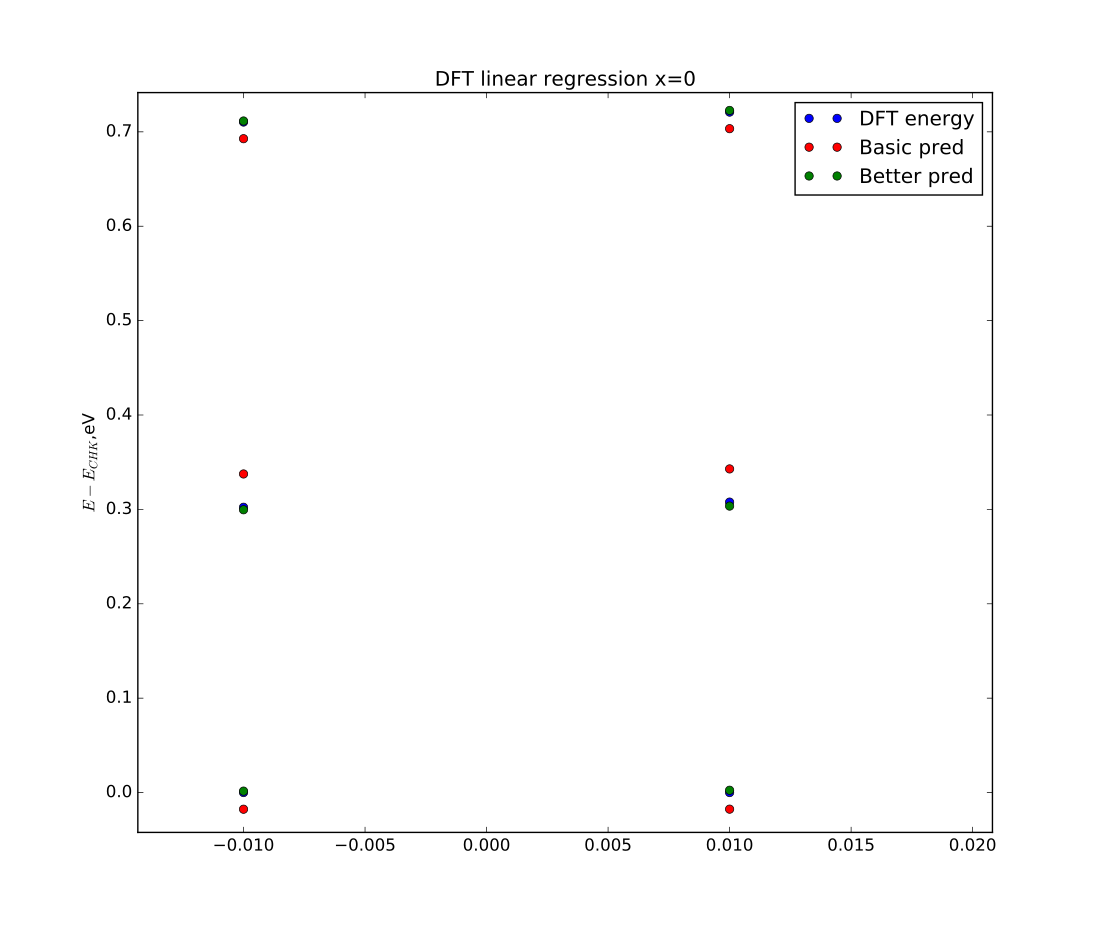

Here is the Python script that generated this plot:
import numpy as np 
import pandas as pd
from sklearn import datasets, linear_model
import matplotlib.pyplot as plt 
from sklearn.metrics import mean_squared_error, r2_score

def ECHK(s):
  return -4*s*(s+1)
def ECOL(s):
  return 2*s*(2*s+1)-4*s*(s+1)
def EFM(s):
  return 2*2*s*(2*s+1)-4*s*(s+1)

S_PBE0=[0.5853661,0.6442761,0.7176682]
S_HSE=[0.5788231,0.6385404,0.7131834]
X_basic=np.array([-3,-1,1]) #If it were spin-1/2 on each atom; undoped CHK, COL/FLP, FM
X_PBE0=np.array([ECHK(S_PBE0[0]),ECOL(S_PBE0[1]),EFM(S_PBE0[2])]) #Based on onsite spin from PBE0 calculations
X_HSE=np.array([ECHK(S_HSE[0]),ECOL(S_HSE[1]),EFM(S_HSE[2])]) #Based on onsite spin from PBE0 calculations
y_PBE0=np.array([-9.2123749620223E+02,-9.2122638412999E+02,-9.2121137910381E+02])*27.2
y_HSE=np.array([-9.2122881518088E+02,-9.2121750188336E+02,-9.2120231036158E+02])*27.2
y_PBE0-=y_PBE0[0]
y_HSE-=y_HSE[0]

fit_PBE0_basic = linear_model.LinearRegression(fit_intercept=True)
fit_PBE0_basic.fit(X_basic[:,np.newaxis],y_PBE0)
fit_PBE0 = linear_model.LinearRegression(fit_intercept=True)
fit_PBE0.fit(X_PBE0[:,np.newaxis],y_PBE0)
'''
print(fit_PBE0_basic.coef_,fit_PBE0_basic.intercept_,r2_score(y_PBE0,fit_PBE0_basic.predict(X_basic[:,np.newaxis])))
print(fit_PBE0.coef_,fit_PBE0.intercept_,r2_score(y_PBE0,fit_PBE0.predict(X_PBE0[:,np.newaxis])))

#COEFF         INTERCEPT      R2
#[ 0.17759627] 0.515140749905 0.992648383155
#[ 0.1229954]  0.458098005928 0.999958634484
'''
fit_HSE_basic = linear_model.LinearRegression(fit_intercept=True)
fit_HSE_basic.fit(X_basic[:,np.newaxis],y_HSE)
fit_HSE = linear_model.LinearRegression(fit_intercept=True)
fit_HSE.fit(X_HSE[:,np.newaxis],y_HSE)
'''
print(fit_HSE_basic.coef_,fit_HSE_basic.intercept_,r2_score(y_HSE,fit_HSE_basic.predict(X_basic[:,np.newaxis])))
print(fit_HSE.coef_,fit_HSE.intercept_,r2_score(y_HSE,fit_HSE.predict(X_HSE[:,np.newaxis])))
#COEFF         INTERCEPT      R2
#[ 0.18023277] 0.523117030409 0.992913912945
#[ 0.12658084] 0.465161168737 0.999897290319
'''

plt.plot([-0.01,-0.01,-0.01],y_PBE0,'bo',label='DFT energy')
plt.plot([-0.01,-0.01,-0.01],fit_PBE0_basic.predict(X_basic[:,np.newaxis]),'ro',label='Basic pred')
plt.plot([-0.01,-0.01,-0.01],fit_PBE0.predict(X_PBE0[:,np.newaxis]),'go',label='Better pred')

plt.plot([0.01,0.01,0.01],y_HSE,'bo')
plt.plot([0.01,0.01,0.01],fit_HSE_basic.predict(X_basic[:,np.newaxis]),'ro')
plt.plot([0.01,0.01,0.01],fit_HSE.predict(X_HSE[:,np.newaxis]),'go')

plt.title("DFT linear regression x=0")
plt.ylabel(r"$E-E_{CHK}$,eV")
plt.legend(loc=1)
plt.show()
